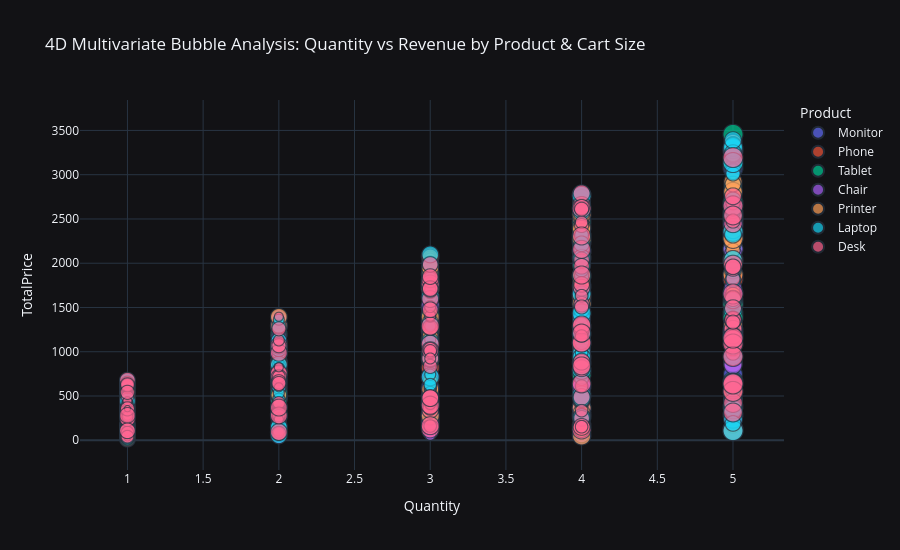

Notebook code for this chart:
### Code cell
# 6.2 4-Dimensional Bubble Chart (Plotly)
fig = px.scatter(
    df, x='Quantity', y='TotalPrice',
    size='ItemsInCart', color='Product',
    hover_data=['OrderID', 'CustomerID', 'UnitPrice', 'OrderStatus', 'PaymentMethod'],
    title="4D Multivariate Bubble Analysis: Quantity vs Revenue by Product & Cart Size",
    template='plotly_dark', height=550
)
fig.update_layout(paper_bgcolor='#121215', plot_bgcolor='#121215')
fig.show()

### Figure 1 — Plotly figure (JSON) as saved in the notebook; plotly's stock layout.template omitted (floating-point values rounded to 4 significant figures; data arrays with more than 128 entries replaced by an {"elided": "..."} marker saying what was removed)
{"data": [{"customdata": {"elided": "163x5 mixed values"}, "hovertemplate": "Product=Monitor<br>Quantity=%{x}<br>TotalPrice=%{y}<br>ItemsInCart=%{marker.size}<br>OrderID=%{customdata[0]}<br>CustomerID=%{customdata[1]}<br>UnitPrice=%{customdata[2]}<br>OrderStatus=%{customdata[3]}<br>PaymentMethod=%{customdata[4]}<extra></extra>", "legendgroup": "Monitor", "marker": {"color": "#636efa", "size": {"elided": "163 int values"}, "sizemode": "area", "sizeref": 0.025, "symbol": "circle"}, "mode": "markers", "name": "Monitor", "showlegend": true, "type": "scattergl", "x": {"elided": "163 int values"}, "xaxis": "x", "y": {"elided": "163 float values"}, "yaxis": "y"}, {"customdata": {"elided": "156x5 mixed values"}, "hovertemplate": "Product=Phone<br>Quantity=%{x}<br>TotalPrice=%{y}<br>ItemsInCart=%{marker.size}<br>OrderID=%{customdata[0]}<br>CustomerID=%{customdata[1]}<br>UnitPrice=%{customdata[2]}<br>OrderStatus=%{customdata[3]}<br>PaymentMethod=%{customdata[4]}<extra></extra>", "legendgroup": "Phone", "marker": {"color": "#EF553B", "size": {"elided": "156 int values"}, "sizemode": "area", "sizeref": 0.025, "symbol": "circle"}, "mode": "markers", "name": "Phone", "showlegend": true, "type": "scattergl", "x": {"elided": "156 int values"}, "xaxis": "x", "y": {"elided": "156 float values"}, "yaxis": "y"}, {"customdata": {"elided": "179x5 mixed values"}, "hovertemplate": "Product=Tablet<br>Quantity=%{x}<br>TotalPrice=%{y}<br>ItemsInCart=%{marker.size}<br>OrderID=%{customdata[0]}<br>CustomerID=%{customdata[1]}<br>UnitPrice=%{customdata[2]}<br>OrderStatus=%{customdata[3]}<br>PaymentMethod=%{customdata[4]}<extra></extra>", "legendgroup": "Tablet", "marker": {"color": "#00cc96", "size": {"elided": "179 int values"}, "sizemode": "area", "sizeref": 0.025, "symbol": "circle"}, "mode": "markers", "name": "Tablet", "showlegend": true, "type": "scattergl", "x": {"elided": "179 int values"}, "xaxis": "x", "y": {"elided": "179 float values"}, "yaxis": "y"}, {"customdata": {"elided": "178x5 mixed values"}, "hovertemplate": "Product=Chair<br>Quantity=%{x}<br>TotalPrice=%{y}<br>ItemsInCart=%{marker.size}<br>OrderID=%{customdata[0]}<br>CustomerID=%{customdata[1]}<br>UnitPrice=%{customdata[2]}<br>OrderStatus=%{customdata[3]}<br>PaymentMethod=%{customdata[4]}<extra></extra>", "legendgroup": "Chair", "marker": {"color": "#ab63fa", "size": {"elided": "178 int values"}, "sizemode": "area", "sizeref": 0.025, "symbol": "circle"}, "mode": "markers", "name": "Chair", "showlegend": true, "type": "scattergl", "x": {"elided": "178 int values"}, "xaxis": "x", "y": {"elided": "178 float values"}, "yaxis": "y"}, {"customdata": {"elided": "181x5 mixed values"}, "hovertemplate": "Product=Printer<br>Quantity=%{x}<br>TotalPrice=%{y}<br>ItemsInCart=%{marker.size}<br>OrderID=%{customdata[0]}<br>CustomerID=%{customdata[1]}<br>UnitPrice=%{customdata[2]}<br>OrderStatus=%{customdata[3]}<br>PaymentMethod=%{customdata[4]}<extra></extra>", "legendgroup": "Printer", "marker": {"color": "#FFA15A", "size": {"elided": "181 int values"}, "sizemode": "area", "sizeref": 0.025, "symbol": "circle"}, "mode": "markers", "name": "Printer", "showlegend": true, "type": "scattergl", "x": {"elided": "181 int values"}, "xaxis": "x", "y": {"elided": "181 float values"}, "yaxis": "y"}, {"customdata": {"elided": "173x5 mixed values"}, "hovertemplate": "Product=Laptop<br>Quantity=%{x}<br>TotalPrice=%{y}<br>ItemsInCart=%{marker.size}<br>OrderID=%{customdata[0]}<br>CustomerID=%{customdata[1]}<br>UnitPrice=%{customdata[2]}<br>OrderStatus=%{customdata[3]}<br>PaymentMethod=%{customdata[4]}<extra></extra>", "legendgroup": "Laptop", "marker": {"color": "#19d3f3", "size": {"elided": "173 int values"}, "sizemode": "area", "sizeref": 0.025, "symbol": "circle"}, "mode": "markers", "name": "Laptop", "showlegend": true, "type": "scattergl", "x": {"elided": "173 int values"}, "xaxis": "x", "y": {"elided": "173 float values"}, "yaxis": "y"}, {"customdata": {"elided": "170x5 mixed values"}, "hovertemplate": "Product=Desk<br>Quantity=%{x}<br>TotalPrice=%{y}<br>ItemsInCart=%{marker.size}<br>OrderID=%{customdata[0]}<br>CustomerID=%{customdata[1]}<br>UnitPrice=%{customdata[2]}<br>OrderStatus=%{customdata[3]}<br>PaymentMethod=%{customdata[4]}<extra></extra>", "legendgroup": "Desk", "marker": {"color": "#FF6692", "size": {"elided": "170 int values"}, "sizemode": "area", "sizeref": 0.025, "symbol": "circle"}, "mode": "markers", "name": "Desk", "showlegend": true, "type": "scattergl", "x": {"elided": "170 int values"}, "xaxis": "x", "y": {"elided": "170 float values"}, "yaxis": "y"}], "layout": {"height": 550, "legend": {"itemsizing": "constant", "title": {"text": "Product"}, "tracegroupgap": 0}, "paper_bgcolor": "#121215", "plot_bgcolor": "#121215", "title": {"text": "4D Multivariate Bubble Analysis: Quantity vs Revenue by Product & Cart Size"}, "xaxis": {"anchor": "y", "domain": [0.0, 1.0], "title": {"text": "Quantity"}}, "yaxis": {"anchor": "x", "domain": [0.0, 1.0], "title": {"text": "TotalPrice"}}}}
